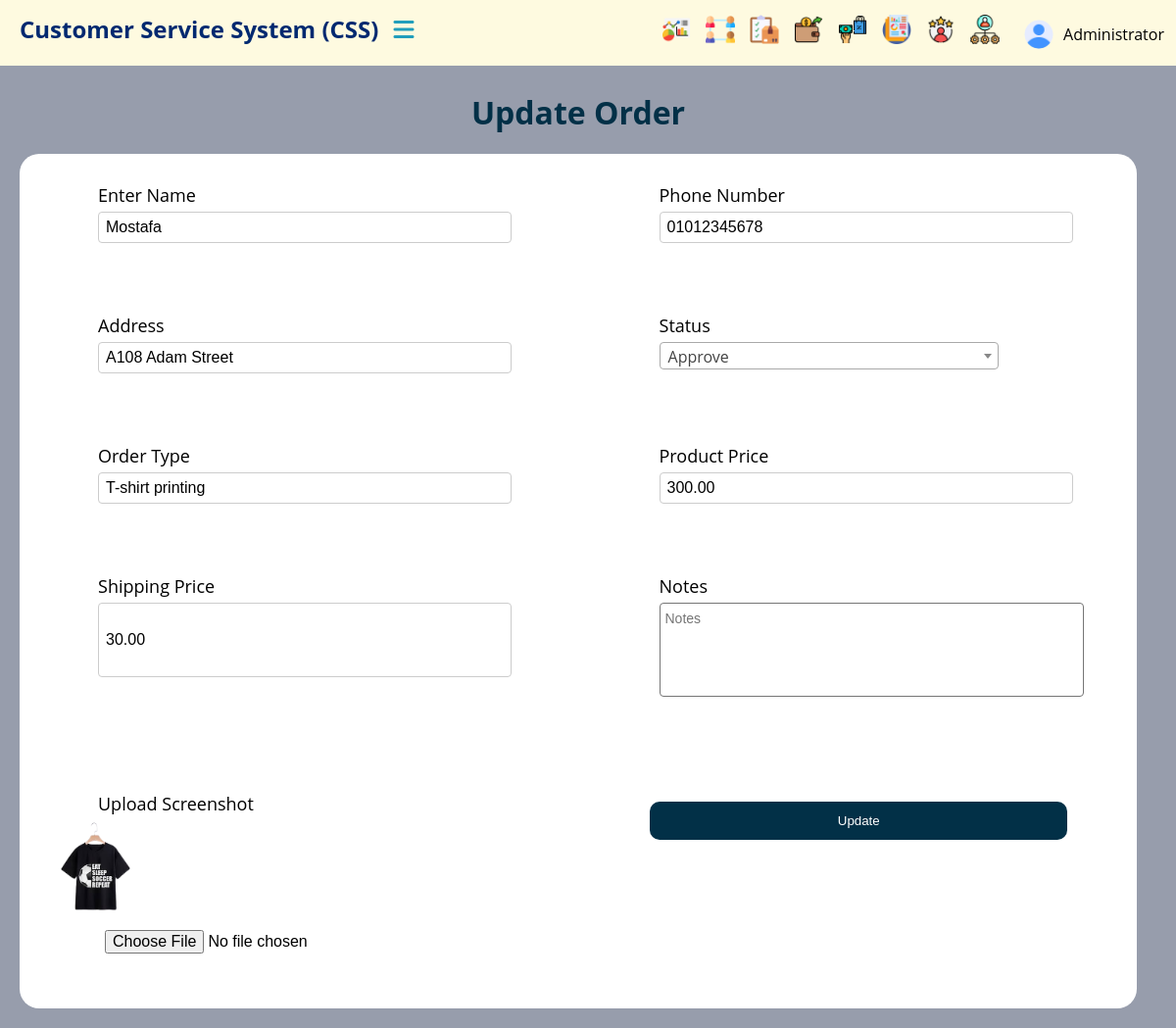
The page /orders/update/11/ (signed in) on the database its author committed.
### orders/models.py (models this page shows, shortened)
class Order(models.Model):
    STATUS_CHOICES = [
        ('request', 'Request'),
        ('pending', 'Pending'),
        ('approve', 'Approve'),
        ('cancel', 'Cancel'),
    ]
    ORDER_CHOICES = [
        ('Mug', 'Mug'),
        ('Magic Mug', 'Magic Mug'),
        ('T-shirt printing', 'T-shirt printing'),
        ('Tableau', 'Tableau'),
        ('Sticker', 'Sticker'),
    ]
    name = models.CharField(max_length=255 , null=False)
    phone_number = models.CharField(max_length=15)
    address = models.CharField(max_length=255)
    status = models.CharField(max_length=10, choices=STATUS_CHOICES)
    order_type = models.CharField(max_length=50, choices=ORDER_CHOICES)
    product_price = models.DecimalField(max_digits=10, decimal_places=2)
    shipping_price = models.DecimalField(max_digits=10, decimal_places=2)
    screenshot = models.ImageField(upload_to=get_customer_image_upload_to)
    created_at = models.DateTimeField(auto_now_add=True)
    created_by = models.ForeignKey(User, on_delete=models.SET_NULL, null=True, blank=True)
    code = models.TextField(max_length=6, unique=True, blank=True)
    notes = models.TextField(blank=True)
    class Meta:
        ordering =['-created_at']

### orders/views.py (the view, shortened to what this page needs)
# urls.py: path('update/<int:order_id>/', views.update_order, name='update_order'),
@login_required(login_url='login')
def update_order(request, order_id):
    order = get_object_or_404(Order, id=order_id)
    return render(request, 'pages/update_order.html', {'order': order})

### templates/pages/update_order.html (shortened to what this page needs)
{% extends 'base.html' %}
{% load static %}
{% block content %}
    <div class="content" id="mainContent">
        <h1 style="text-align: center; margin-top:15px; color:#023047;">Update Order</h1>
        <div class="container">
            <form id="order_form" method='POST' enctype="multipart/form-data">
                <div class="box" style="margin-left: 40px;">
                    <label for="name">Enter Name</label>
                    <input type="text" id="name" name="name" placeholder="Enter Name" value="{{ order.name }}" required>
                </div>
                <div class="box" style="margin-left: 40px;">
                    <label for="phone_number">Phone Number</label>
                    <input type="text" id="phone_number" name="phone_number" placeholder="Enter Phone Number" value="{{ order.phone_number }}" required>
                </div>
                <div class="box" style="margin-left: 40px;">
                    <label for="address">Address</label>
                    <input type="text" id="address" name="address" placeholder="Enter Address" value="{{ order.address }}" required>
                </div>
                <div class="box" style="margin-left: 80px;">
                    <label for="status" style="margin-left: 0px;">Status</label>
                </div>
                <div class="box" style="margin-left: 40px;">
                    <label for="order_type">Order Type</label>
                    <input type="text" id="order_type" name="order_type" placeholder="Enter Order Type" value="{{ order.order_type }}" required>
                </div>
                <div class="box" style="margin-left: 40px;">
                    <label for="product_price">Product Price</label>
                    <input type="number" id="product_price" name="product_price" placeholder="Enter Product Price" value="{{ order.product_price }}" required>
                </div>
                <div class="box" style="margin-left: 40px;">
                    <label for="shipping_price">Shipping Price</label>
                    <input type="number" id="shipping_price" name="shipping_price" placeholder="Enter Shipping Price" value="{{ order.shipping_price }}" required>
                </div>
                <div class="box" style="margin-left: 40px;">
                    <label for="notes">Notes</label>
                    <textarea id="notes" name="notes" rows="4" cols="50" placeholder="Notes">{{ order.notes }}</textarea><br><br>
                </div>
                <div class="box" style="margin-left: 40px;">
                    <label for="imageUpload">Upload Screenshot</label>
                    {% if order.screenshot %}
                        <img src="{{ order.screenshot.url }}" alt="Current Image" style="max-width: 100px; max-height: 100px;"><br>
                    {% endif %}
                    <input type="file" id="imageUpload" name="image" accept="image/*"><br><br>
                </div>
                <button type="submit" id="submit">Update</button>
            </form>
        </div>
    </div>
{% endblock %}

### templates/parts/navbar.html (shortened to what this page needs)
{% load static %}
<header id="header">
    <nav class="navbar">
        <div class="logo-item">
            <a href="{% url 'home' %}" class="logo">Customer Service System  (CSS)</a>
            <div class="topbar">
                <div class="toggle" onclick="toggleSidebar()">
                    <i class="fa-solid fa-bars"></i>
                </div>
            </div>
        </div>
        <div class="link-item">
            <ul class="navbar-nav">
                <li class="header-item">
                    <a href="{% url 'dashboard' %}" class="header-link">
                        <img src="{% static 'Images/Dashboard.png' %}" class="icon" alt="Dashboard">
                    </a>
                </li>
                <li class="header-item">
                    <a href="{% url 'customers' %}" class="header-link">
                        <img src="{% static 'Images/social-network.png' %}" class="icon" alt="Customers">
                    </a>
                </li>
                <li class="header-item">
                    <a href="{% url 'orders'%}" class="header-link">
                        <img src="{% static 'Images/checklist.png' %}" class="icon" alt="Orders">
                    </a>
                </li>
                <li class="header-item">
                    <a href="{% url 'expenses' %}" class="header-link">
                        <img src="{% static 'Images/spending.png' %}" class="icon" alt="Expenses">
                    </a>
                </li>
                <li class="header-item">
                    <a href="{% url 'total_sales' %}" class="header-link">
                        <img src="{% static 'Images/buy.png' %}" class="icon" alt="Sales">
                    </a>
                </li>
                <li class="header-item">
                    <a href="#" class="header-link">
                        <img src="{% static 'Images/report.png' %}" class="icon" alt="Reports">
                    </a>
                </li>
                <li class="header-item">
                    <a href="{%url 'reviews'%}" class="header-link">
                        <img src="{% static 'Images/review.png' %}" class="icon" alt="Review">
                    </a>
                </li>
                {% if request.user.is_staff or is_admin %}
                <li class="header-item">
                    <a href="#" class="header-link">
                        <img src="{% static 'Images/managing.png' %}" class="icon" alt="Account Management">
                    </a>
                </li>
                {% endif %}
                <li class="header-item dropdown">
                    <a href="#" class="dropdown-toggle">
                        {% if user.profile_picture %}
                            <img src="{{ user.profile_picture.url }}" alt="Profile Picture" class="profile-icon">
                        {% else %}
                            <img src="{% static 'Images/user.png' %}" alt="Default Profile Picture" class="profile-icon">
                        {% endif %}
                        {{ user.get_full_name|default:user.username }}
                    </a>
                </li>
            </ul>
        </div>
    </nav>
</header>

### src/static/css/style.css (style rules this page uses)
body, html { margin: 0; padding: 0; box-sizing: border-box; font-family: 'Open Sans', sans-serif; background-color: #979dac; }
#header { background-color: #FEFAE0; width: 100%; height: 37px; position: fixed; top: 0; left: 0; padding: 15px 20px; z-index: 1000; }
.navbar { display: flex; justify-content: space-between; align-items: center; }
.logo-item { width: 60%; display: flex; align-items: center; }
.link-item { width: 31%; }
.logo { color: #012970; font-size: 24px; font-weight: bold; text-decoration: none; }
.topbar { margin-left: 20px; }
.toggle { cursor: pointer; color: #219EBC; font-size: 24px; }
.link-item { display: flex; align-items: center; }
.navbar-nav { display: flex; list-style: none; margin: 0; padding: 0; }
.header-item { margin-left: 15px; }
.header-link { display: flex; align-items: center; text-decoration: none; color: #fff; }
.header-link .icon { width: 30px; height: 30px; }
.header-item.dropdown { position: relative; }
.dropdown-toggle { display: flex; align-items: center; cursor: pointer; text-decoration: none; color: #000000; padding: 5px 10px; border-radius: 5px; }
.profile-icon { width: 30px; height: 30px; border-radius: 50%; margin-right: 10px; }
.content { width: 85%; position: fixed; right: 0; top: 68px; transition: width 0.3s ease; padding: 10px; height: calc(100% - 68px); overflow: auto; }
@media (min-width: 915px) and (max-width: 1366px) { .logo-item { margin-top: -12px; width: 40%; } }
@media (min-width: 915px) and (max-width: 1366px) { .topbar { margin-left: 15px; } }
@media (min-width: 915px) and (max-width: 1366px) { .link-item { width: 40%; margin-right: 80px; } }

### src/static/css/main.css (style rules this page uses)
form { width: 95%; display: grid; grid-template-columns: repeat(3, 1fr); grid-auto-rows: minmax(50px, auto); grid-column-gap: 5px; grid-row-gap: 10px; border-radius: 20px; background-color: #ffffff; margin: auto; }
.box { margin: 30px 0; }
label { display: block; font-size: 18px; margin-bottom: 5px; color: #000000; margin-left: 40px; }
.box input[type="file"] { background: transparent; color: #000000; border: none; width: 100%; height: 35px; }
input { width: 80%; height: 50%; font-size: 16px; border: 1px solid #ccc; box-sizing: border-box; background: #ffffff; border-radius: 4px; padding: 7px; color: #000000; margin-left: 40px; }
button { width: 75%; height: 39px; display: block; border: none; cursor: pointer; background-color: #023047; color: #fff; border-radius: 10px; transition: 0.5s; margin: 40px auto 35px; }
textarea { padding: 5px; border-radius: 4px; box-sizing: border-box; resize: none; font-family: Arial, sans-serif; font-size: 14px; line-height: 1.5; margin-left: 40px; }
@media (min-width: 916px) and (max-width: 1366px) { form { grid-template-columns: repeat(2, 1fr); } }

### templates/parts/alerts.html (style rules this page uses)
.container { margin-top: 10px; margin-bottom: 30px; }

### rows shown on the page
Order: name "Mostafa", phone_number "01012345678", address "A108 Adam Street", order_type "T-shirt printing", product_price "300.00", shipping_price "30.00", screenshot (picture)

### other values the page prints
{{ user.get_full_name|default:user.username }} "Administrator"
